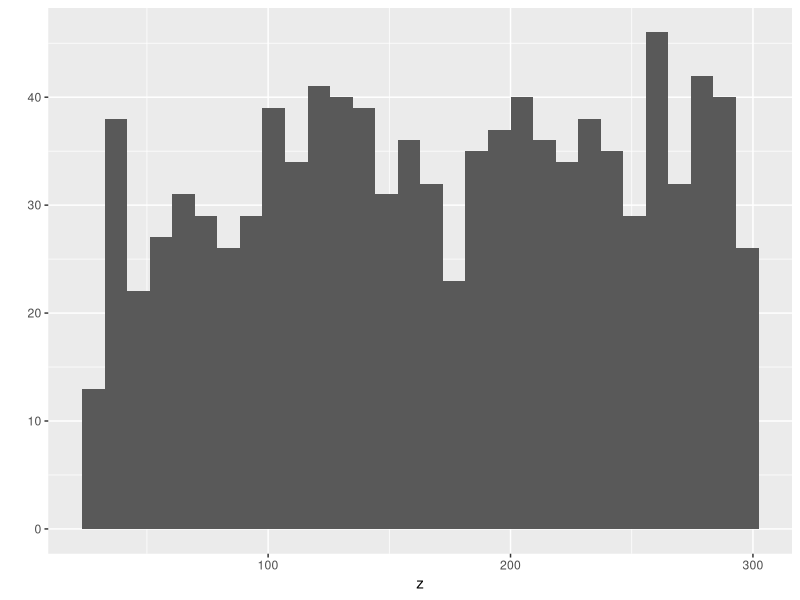
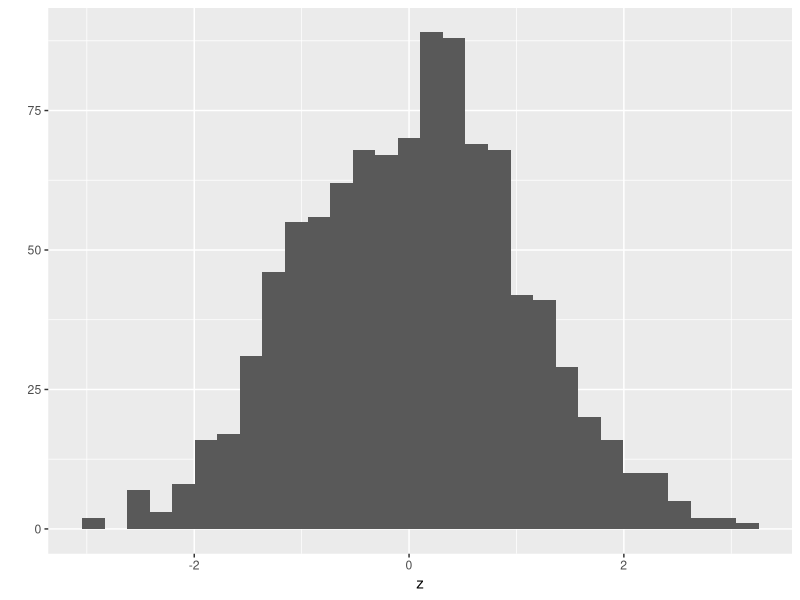
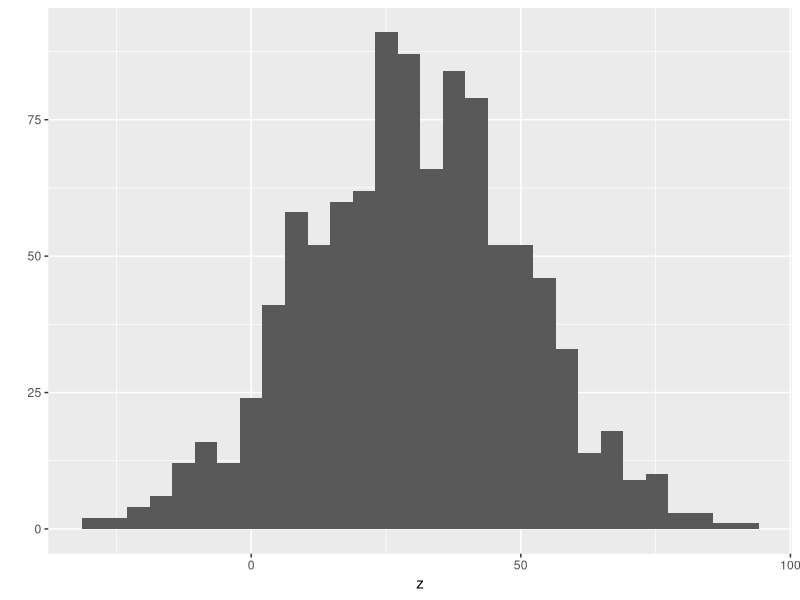

Recreate these plots in R, in order.
# Basic R commands and usage
# 30 January 2018
# LAP
library(ggplot2)
#Using the assignment operator

x <- 5 # preferred 
print(x)
y = 4 # legal but not used except in function
y = y+1.1
y <- y+1
plantHeight <- 5.5

# Class Feb 1 2018
# the combine function
z<-c(3,7,7,10) # simple atomic vector
print(z)
typeof(z) # get the variable type
          # double means numeric value
str(z) # structure function of the varaible (gives us numeric and range)
is.numeric(z) # logical test for variable type
is.character(z)

# c always "flattens" to an atomic vector

z<-c(c(3,4),c(5,6))
print(z)

# character stirngs with single or doubel quotes
z<-c("perc", "bass", "trout", "red snapper")
print(z)


# use both quoute types ofr an internal quote

z<-c("THis is only 'one' character strong", 'a second string')
str(z)

# logical TRUE FALSE
z<-c(TRUE, TRUE, FALSE)
is.numeric(z)
is.logical(z)

# Three properties of atomic vectors
# Type of atomic vector
z<- c(1.1,2.2,3.2)
typeof(z)
is.numeric(z)

# Length of vector
length(z)

# Name of vector elements (option)
z<-runif(5) #random unifor variable (0,1)


#add names after variable is created
names(z)<-c("chow","pug","beagle","greyhound","akita")
print(z)

# add names when variable is built
z2<-c(gold=3.3,silver=10,lead=2)
print(z2)
names(z2)
print(z2)
names(z2)<-c("copper","zinc")
print(z2)

# special data values

# NA for missing values
z<-c(3.22,3.3,NA)
length(z)
typeof(z[3])
#missing values can trip up basic functions
mean(z) # does not work
is.na(z) #checks for missing
!is.na(z) # ! is the NOT
mean(!is.na(z)) # WRONG! calc mean false setting
mean(z[!is.na(z)]) # do it this way
#-------------------------
# NaN, Inf, -Inf
#bad values/results that come from numeric calculations
z<-0/0
print(z)
z<-1/0
print(z)
z<- -1/0
print(z)
z<-1/0
typeof(z)
#------------------
#Null is an object that is nothing!
z<-NULL
typeof(z)
length(z)
# Three properties of atomic vectors
# Coercion
a<-c(2.1,2.2)
typeof(a)
b<-c("purple","green")
typeof(b)
d <- c(a,b)
print(d)
# hierarchy of conversion
# logical->integers->double->character

a <- runif(10)
print(a)
a > 0.5 # logical operation
temp <- a >0.5 #hold these logical values
sum(temp)
# what proportion of the values are >0.5
mean(a > 0.5)

# qualifying exam question: approximately proportion of oberscations from a normal (0,1) variable are > 2.0
mean(rnorm(1000000)>2.0)
#----------------- Vectorization
z<-c(10,20,30)
z + 1
y<-c(1,2,3)
z+y


short<-c(1,2)
z+short #what happens?
z^2

# creating vectors
# create an empty vector
z<-vector(mode="numeric",length=0)
print(z)

# add elements to empty vector
z<-c(z,5) # dont do this in your code
print(z)

# instead create a vector of pre-defined length
z<-rep(0,100)
z[1]<-3.3
z <- rep(NA,100)
head(z) 
typeof(z)
z[c(1:20)]<-c("Washington",2.2)
typeof(z)
head(z)
z[1:30]

# generate a long list of names
myVector<-runif(100) # get 100 random uniform values
myNames<-paste("File",seq(1:length(myVector)),".txt",sep="")
head(myNames)               
names(myVector) <- myNames
head(myVector)

# using rep to repeat elements and create vectors
#-------------------------------------End of Feb 1 2018

# using rep to repeat elements and create vectors
rep(0.5,6)
rep("mystring",3)
rep(x=0.5,times=6)
rep(times=6,x=0.5)

# seq for creating sequences 
seq(from=2,to=4)
myVec<-c(1,2,3)
rep(myVec,times=2)
rep(x=myVec,each=2)
rep(x=myVec,times=myVec)
rep(x=1:3,times=3:1)

# seq for creating sequences 
seq(from=2,to=4)
seq(from=2,to=4,by=0.5)
seq(from=2,to=4, length=7)
x<-seq(from=2,to=4, length=7)
1:length(x)
seq_along(x) # faster, better
seq_len(10)
x<-vector(mode="numeric",length=0)
str(x)
1:length(x)
seq_along(x)

#using random numbers
runif(1)
set.seed(100)
runif(1)
runif(n=5,min=100,max=200)
library(ggplot2)
z<-runif(n=1000,mi=30,max=300)
qplot(x=z)

# random normal distribution
z<-rnorm(1000)
qplot(x=z)
z<-rnorm(n=1000,mean=30,sd=20)
qplot(x=z)


# use the sample funciton to draw from an existing vector
longVec<-seq_len(10)
longVec
sample(x=longVec)
sample(x=longVec,size=3) #sample without replacement 
sample(x=longVec,size=3,replace=TRUE)
myWeights<-c(rep(20,5),rep(100,5))
myWeights
sample(x=longVec,replace=TRUE,prob=myWeights)
sample(x=longVec,replace=FALSE,prob=myWeights)

# subsetting of atomic vectors
z<-c(3.1,9.2,1.3,0.4,7.5)

# subsetting on positive index values
z[2]
z[c(2,3)]


# subset on negative index values
z[-c(2,3)]

# subset by creating a booblean vector to select elements that meet a condition

z<3
z[z<3]
which(z<3)
myCriteria<-z<3
z[myCriteria]
z[which(z<3)]
zx<-c(NA,z)
zx[zx<3] # missing values retain
zx[which(zx<3)] # missing values dropped

# keep entire vector
z[]
z[-(length(z):(length(z)-2))]

# subset on names of vector elements
z
names(z)<-letters[seq_along(z)]
print(z)
z[c("b","d","e")]


# arithmetic operations
10+3
10-3
10*3
10/3
10^3
log(10)
log10(10)


# modulus operator (remainder of division)
10%%3

# integer division
10%/%3

# generate the set of all numbers from 1 to 100 that are divisible by 9
q<-seq_len(100)
q[q%%9==0]
#---------------------------------End of Feb 6 2018